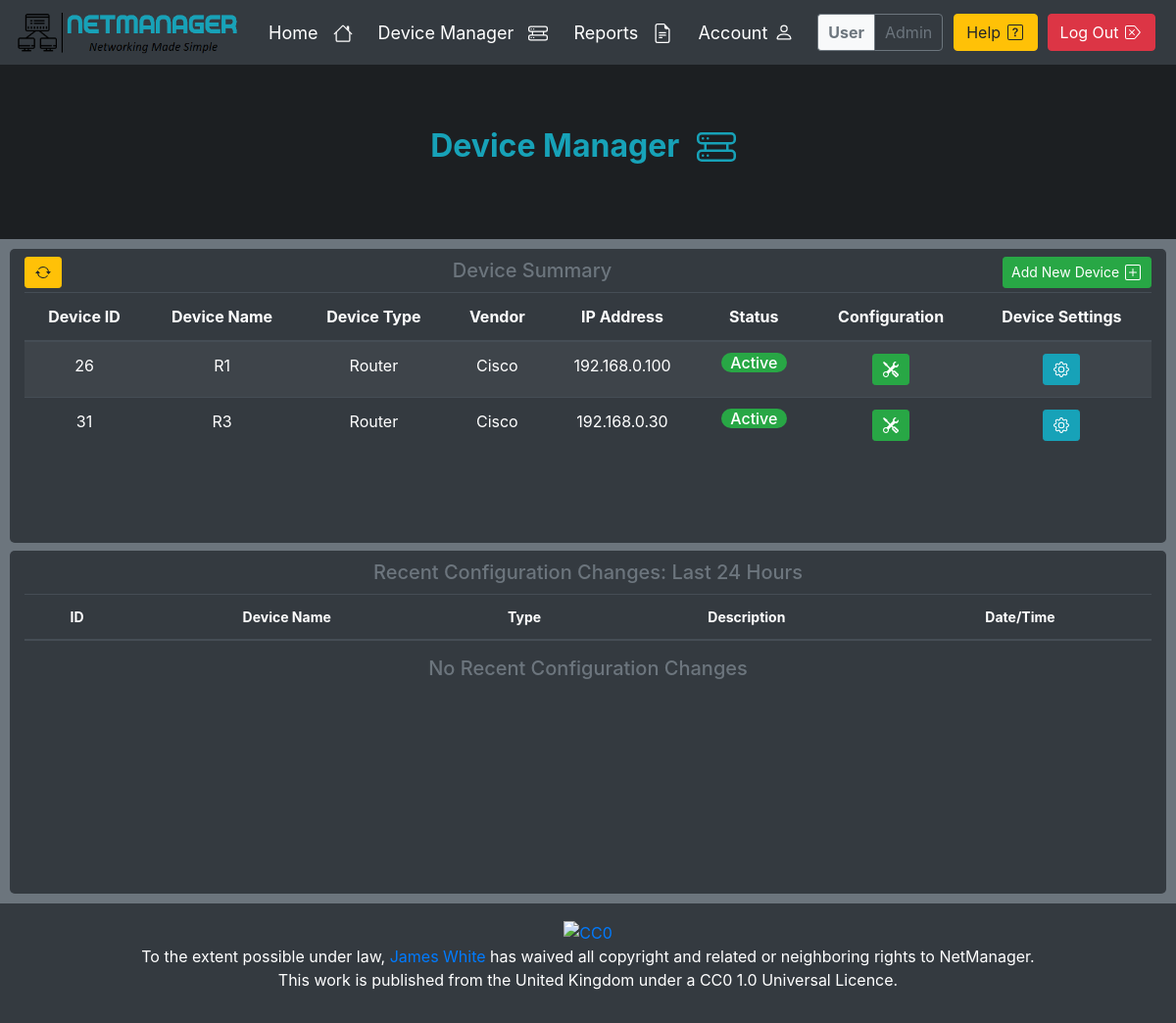
The app's page /devices/ (signed in) with its own data.
### devices/models.py (models this page shows, shortened)
class Device(models.Model):
    id = models.AutoField(primary_key=True)
    user = models.ForeignKey(User, on_delete=models.CASCADE)
    name = models.CharField(max_length=250, null=False)
    type = models.CharField(max_length=250, null=False)
    host = models.CharField(max_length=250, null=False)
    vendor = models.CharField(max_length=250, null=False)
    location = models.CharField(max_length=250, default='Not Specified')
    contact = models.CharField(max_length=250, default='Not Specified')
    status = models.BooleanField(default=False, editable=False)

### devices/views/manager.py (the view, shortened to what this page needs)
# urls.py: path('', login_required(DeviceManager.as_view()), name='Device-Manager'),
class DeviceManager(View):
    form_class = DeviceForm
    template = 'device_manager.html'
    success_redirect = 'devices:Device-Manager'
    exception_redirect = 'accounts.Index'
    def get(self, request):
        form = self.form_class()
        user_devices = Device.objects.filter(user__username=request.user)
        date = datetime.datetime.now() - datetime.timedelta(days=1)
        audit_logs = Alert.objects.filter(user__username=request.user, date__gt=date)
        args = {'devices': user_devices, 'status': controller.connect_test(user_devices),
                'audit_logs': audit_logs, 'form': form}
        try:
            return render(request, self.template, args)
        except Exception as e:
            messages.error(request, 'Error - ' + str(e))
            return redirect(self.exception_redirect)

### devices/controllers/cisco_controller.py (called while the page is built)
def connect(device):
    device = {
        'device_type': 'cisco_ios',
        'ip': device.host,
        'username': Security.get_username(device),
        'password': Security.get_password(device),
        'secret': Security.get_secret(device),
        'port': 22,
    }
    return device

def connect_test(user_devices):
    for i in user_devices:
        try:
            c = ConnectHandler(**connect(i))
            i.status = True
            c.disconnect()
        except:
            i.status = False
        i.save()

### devices/models.py (called while the page is built)
    def get_username(self):
        username = Security.objects.filter(device=self.id).get().username
        return username

    def get_password(self):
        password = Security.objects.filter(device=self.id).get().password
        return password

    def get_secret(self):
        secret = Security.objects.filter(device=self.id).get().secret
        return secret

### templates/device_manager.html (shortened to what this page needs)
{% extends 'base.html' %}
{% block jumbotron %}
    <h2 class="text-info font-weight-bold">Device Manager
    </h2>
{% endblock %}
{% block body %}
    <div class="row mb-2">
        <div class="col widget table-responsive" style="min-height: 300px; max-height: 500px">
            <button type="button" class="btn btn-sm btn-warning d-inline-block float-left mt-2" id="refresh"
                    title="Refresh">
            </button>
            <h3 class="title d-inline-block">Device Summary</h3>
            <button class="btn btn-sm btn-success d-inline-block float-right mt-2" type="button" data-toggle="modal"
                    data-target="#addModal" aria-expanded="false" aria-controls="collapseOne" id="Add">
                Add New Device
            </button>
            <table class="table table-striped table-dark">
                <thead>
                <tr>
                    <th>Device ID</th>
                    <th>Device Name</th>
                    <th>Device Type</th>
                    <th>Vendor</th>
                    <th>IP Address</th>
                    <th>Status</th>
                    <th>Configuration</th>
                    <th>Device Settings</th>
                </tr>
                </thead>
                <tbody>
                {% for device in devices %}
                    <tr>
                        <td>{{ device.id }}</td>
                        <td>{{ device.name }}</td>
                        <td>{{ device.type }}</td>
                        <td>{{ device.vendor }}</td>
                        <td>{{ device.host }}</td>
                        <td id="status">
                            {% if device.status %}
                                <h6><span class="badge-pill badge-success">Active</span></h6>
                            {% else %}
                                <h6><span class="badge-pill badge-danger">Inactive</span></h6>
                            {% endif %}
                        </td>
                        <td>
                            {% if device.status %}
                                <a href="{% url 'devices:Device-Details' device_id=device.pk %}" type="button"
                                   class="btn btn-success btn-sm" title="Configure Interface">
                                </a>
                            {% endif %}
                        </td>
                        <td>
                            <a href="{% url 'devices:Device-Settings' device_id=device.pk %}" type="button"
                               class="btn btn-info btn-sm" title="Device Preferences">
                            </a>
                        </td>
                    </tr>
                {% endfor %}
            </tbody>
            </table>
        </div>
    </div>
    <div class="row">
        <div class="col widget table-responsive" style="min-height: 350px; max-height: 750px">
            <h3 class="title">Recent Configuration Changes: Last 24 Hours</h3>
            <table class="table table-striped table-dark" style="font-size: 14px">
                <thead>
                <tr>
                    <th>ID</th>
                    <th>Device Name</th>
                    <th>Type</th>
                    <th>Description</th>
                    <th>Date/Time</th>
                </tr>
                </thead>
                {% for log in audit_logs %}
                    <tr>
                        <td>{{ log.id }}</td>
                        <td>{{ log.device }}</td>
                        <td>{{ log.type }}</td>
                        <td>{{ log.description }}</td>
                        <td>{{ log.date }} {{ log.time }}</td>
                        {% empty %}
                    </table>
                    <h4 class="title">No Recent Configuration Changes</h4>
                {% endfor %}
        </div>
    </div>
{% endblock %}

### templates/navbar.html (shortened to what this page needs)
{% load static %}
<nav class="navbar navbar-expand-lg nav" id="navbar">
    <div style="padding-right: 20px">
        <a href="{% url 'accounts:Index' %}">
            <img id="logo" src="{% static 'images/logo-dark.png' %}" alt="NetManager" style="width:230px;height:50px;">
        </a>
    </div>
    <div class="collapse navbar-collapse">
        {% if user.is_authenticated %}
            <ul class="navbar-nav mr-auto" style="font-size: 18px">
                <li class="nav-item">
                    <a class="nav-item nav-link link" href="{% url 'accounts:Index' %}">Home
                    </a>
                </li>
                <li class="nav-item">
                    <a class="nav-item nav-link link" href="{% url 'devices:Device-Manager' %}">Device Manager
                    </a>
                </li>
                <li class="nav-item">
                    <a class="nav-item nav-link link" href="{% url 'accounts:Reports' %}">Reports
                    </a>
                </li>
                <li class="nav-item">
                    <a class="nav-item nav-link link" href="{% url 'accounts:Profile' %}">Account
                    </a>
                </li>
            </ul>
            <div class="form-inline">
                <div class="form-inline nav-info">
                    <div class="info bg-light border border-secondary border-right-0 rounded-left">
                        <b>User</b>
                    </div>
                    <div class="info border border-secondary rounded-right">
                        {{ user.get_username }}
                    </div>
                </div>
                <a class="btn btn-warning nav-btn" href="{% url 'accounts:Help' %}" target="_blank" type="button"
                   title="Help">Help
                </a>
                <button class="btn btn-danger nav-btn" type="button" data-toggle="modal"
                        data-target="#logout"
                        title="Log Out">
                    Log Out
                </button>
            </div>
        {% endif %}
    </div>
</nav>

### static/css/style.css (style rules this page uses)
html { scroll-behavior: smooth; }
body { background-color: #6c757d !important; text-align: center !important; color: #f8f9fa !important; display: flex; flex-direction: column; min-height: 100vh; }
.nav { background-color: #343a40; color: black; }
.link { color: white; }
.nav-info { padding: 6px; cursor: pointer; }
.info { padding: 6px 10px; color: #6c757d; }
.nav-btn { margin-left: 5px; margin-right: 5px; }
.nav-icon { margin-left: 10px; margin-right: 10px; margin-bottom: 2px; }
.btn-icon { margin-left: 2px; margin-right: 2px; margin-bottom: 3px; }
.title { font-size: 20px; margin-top: 10px; margin-bottom: 10px; text-align: center; color: #6c757d; }
.widget { background-color: #343a40; border-radius: 5px; min-height: auto; }

### records on screen
Device: id "26", name "R1", type "Router", vendor "Cisco", host "192.168.0.100", status "Active"
Device: id "31", name "R3", type "Router", vendor "Cisco", host "192.168.0.30", status "Active"

### other values on screen
{{ user.get_username }} "Admin"
